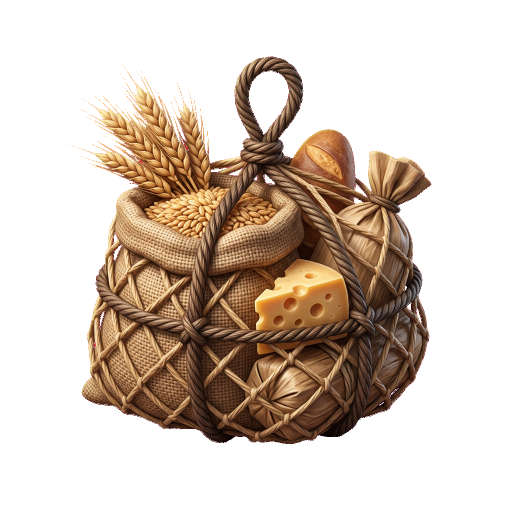
#> input picture assets/delivery/stone-starter-20261003/derivatives/v2/resource-food.png, 1024 x 1024 px (shown at 1/2 size)
$ python prepare_executor_delivery.py
#> lines starting #> are read from the running program, lines starting #| are printed output that depends on the picture
"""Versioned UI crops, Stone measurement and bound reviews. Does not edit the geometry contract or buy art."""
from __future__ import annotations

import hashlib
import json
import sys
from pathlib import Path

import numpy as np
from PIL import Image

sys.path.insert(0, str(Path(__file__).resolve().parent))
from recover_v3 import blit, contact_measure, place, placed_bounds

ROOT = Path(__file__).resolve().parents[1]
OUT = ROOT / 'qa/recovery-executor-20261003'
CROP = ROOT / 'assets/delivery/stone-starter-20261003/derivatives/v4-ui'


def sha256(path: Path) -> str:
    return hashlib.sha256(path.read_bytes()).hexdigest()


def crop_alpha(source: Path, dest: Path) -> dict:
    image = Image.open(source).convert('RGBA')
#> image is the input picture: PIL image 1024x1024 RGBA; mean R, G, B, A 208.2, 37.4, 180.1, 91.2
    pixels = np.array(image)
    ys, xs = np.where(pixels[:, :, 3] > 16)
    box = (int(xs.min()), int(ys.min()), int(xs.max()) + 1, int(ys.max()) + 1)
#> box = (138, 113, 863, 888)
    cropped = image.crop(box)
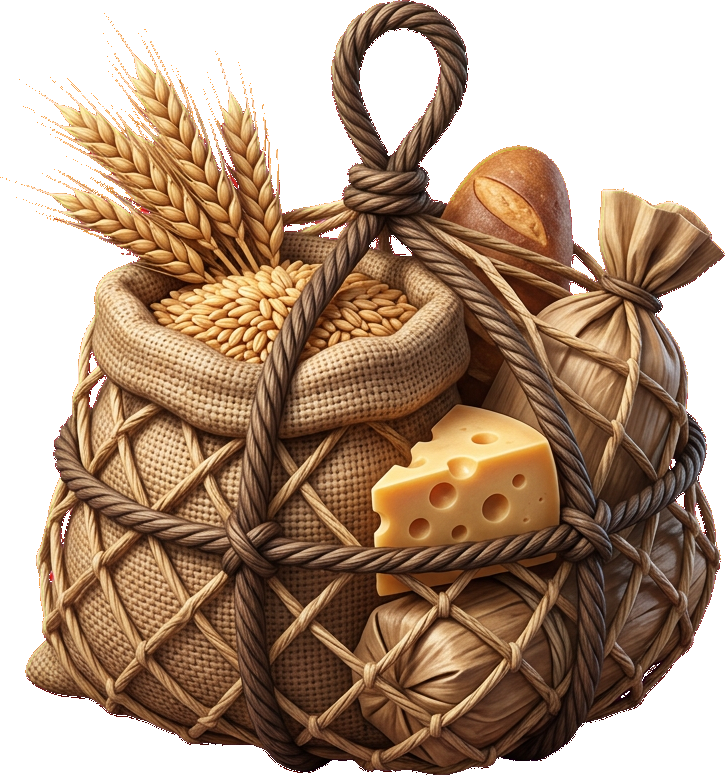
#> cropped: PIL image 725x775 RGBA; mean R, G, B, A 170.4, 66.8, 120.9, 170.3; transparent parts drawn white
    dest.parent.mkdir(parents=True, exist_ok=True)
    cropped.save(dest)
    return {'source': str(source.relative_to(ROOT)).replace('\\', '/'), 'sourceSHA256': sha256(source), 'file': str(dest.relative_to(ROOT)).replace('\\', '/'), 'sha256': sha256(dest), 'x': box[0], 'y': box[1], 'width': box[2] - box[0], 'height': box[3] - box[1]}


# [77 lines left out: functions measure_hall, write_placement_evidence, not called in this run]


def main():
    OUT.mkdir(parents=True, exist_ok=True)
    crops = {
        'resource-food': crop_alpha(ROOT / 'assets/delivery/stone-starter-20261003/derivatives/v2/resource-food.png', CROP / 'resource-food.png'),
        'resource-wood': crop_alpha(ROOT / 'assets/delivery/stone-starter-20261003/derivatives/v2/resource-wood.png', CROP / 'resource-wood.png'),
        'resource-stone': crop_alpha(ROOT / 'assets/delivery/stone-starter-20261003/derivatives/v2/resource-stone.png', CROP / 'resource-stone.png'),
        'resource-gold': crop_alpha(ROOT / 'assets/delivery/stone-starter-20261003/derivatives/v3/resource-gold.png', CROP / 'resource-gold.png'),
        'skill-offense': crop_alpha(ROOT / 'assets/delivery/stone-starter-20261003/derivatives/v2/skill-offense.png', CROP / 'skill-offense.png'),
    }
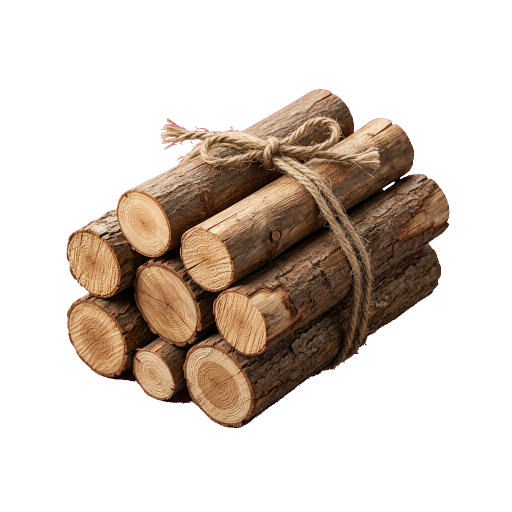
#> input picture assets/delivery/stone-starter-20261003/derivatives/v2/resource-wood.png, 1024 x 1024 px (shown at 1/2 size)
#> in crop_alpha, image is the input picture: PIL image 1024x1024 RGBA; mean R, G, B, A 163.1, 66, 87.9, 82.4
#> in crop_alpha (call 2), `box = (int(xs.min()), int(ys.min()), int(xs.max()) + 1, int(ys.max()) ..`: box = (132, 178, 899, 856)
#> in crop_alpha (call 2), `cropped = image.crop(box)`:
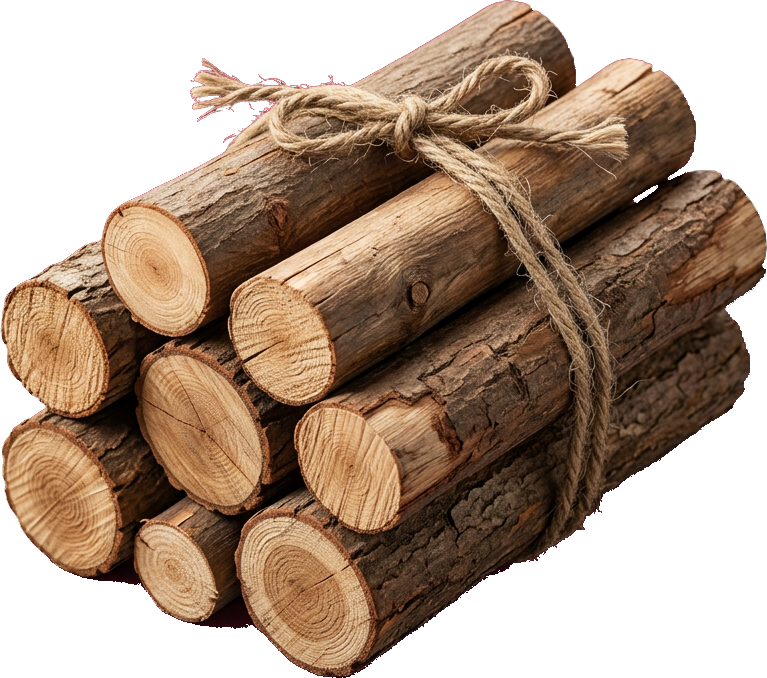
#> cropped: PIL image 767x678 RGBA; mean R, G, B, A 141.6, 79.6, 75.9, 166.2; transparent parts drawn white
    (OUT / 'ui-crops.json').write_text(json.dumps(crops, indent=2) + '\n', encoding='utf-8')
    selection_path = ROOT / 'src/data/reviewed-source-selection.json'
    selection = json.loads(selection_path.read_text(encoding='utf-8'))
    for key, crop in crops.items():
        selection['delivery'][key]['uiFile'] = crop['file']
        selection['delivery'][key]['uiSHA256'] = crop['sha256']
        selection['delivery'][key]['uiWidth'] = crop['width']
        selection['delivery'][key]['uiHeight'] = crop['height']
        selection['delivery'][key]['uiLongSide'] = 18 if key != 'skill-offense' else 36
    selection_path.write_text(json.dumps(selection, indent=2) + '\n', encoding='utf-8')
    policy = ROOT / 'docs/plan/ASSET-ACCEPTANCE-CLARIFICATION-2026-10-03.md'
    evidence = {
        'resource-gold': ROOT / 'qa/planner-verifier-v3-20261003/gold-comparison.png',
        'resource-food': ROOT / 'qa/full-asset-verifier-20261003/v2-icons-intended-pixels.png',
        'resource-wood': ROOT / 'qa/full-asset-verifier-20261003/v2-icons-intended-pixels.png',
        'resource-stone': ROOT / 'qa/full-asset-verifier-20261003/v2-icons-intended-pixels.png',
        'skill-offense': ROOT / 'qa/full-asset-verifier-20261003/v2-icons-intended-pixels.png',
    }
    uses = {'resource-food': ('resource-symbol', [18]), 'resource-wood': ('resource-symbol', [18]), 'resource-stone': ('resource-symbol', [18]), 'resource-gold': ('resource-detail', [18, 36]), 'skill-offense': ('skill-emblem', [36, 64])}
    reviews = []
    for key, crop in crops.items():
        record = selection['delivery'][key]
        use, sizes = uses[key]
        reviews.append({
            'batch': record['batch'], 'id': key, 'sourceSHA256': record['sourceSHA256'], 'derivativeSHA256': record['sha256'],
            'artworkReadyForUse': {
                'status': 'PASS', 'use': use, 'sizes': sizes, 'policyRevision': sha256(policy), 'derivativeSHA256': record['sha256'],
                'evidence': [{'file': str(evidence[key].relative_to(ROOT)).replace('\\', '/'), 'sha256': sha256(evidence[key])}],
            },
        })
    (OUT / 'bound-reviews.json').write_text(json.dumps({'policy': str(policy.relative_to(ROOT)).replace('\\', '/'), 'policySHA256': sha256(policy), 'assets': reviews}, indent=2) + '\n', encoding='utf-8')
    hall = measure_hall()
    evidence = write_placement_evidence(hall)
    proposal = {
        'status': 'PROPOSAL_NOT_ACCEPTED',
        'activeContractEdited': False,
        'hall': hall,
        'placementEvidence': evidence,
        'finding': 'The footprint scale that matches the 555px non-thatch contact band puts the highest opaque roof pixel near source y=-185. The 768px frame cannot hold that vertical envelope. The active camera, contract and Hall matrix stay unchanged.',
        'counterfactual': 'qa/planner-verifier-v3-20261003/framing-counterfactual.png is diagnostic. A common +193px shift is not an accepted framing.',
        'coordinatedChangeNotApplied': 'A later accepted change would extend the shared source upward, or replace the terrain layer, and keep one camera, 18 sites, one Hall and 17 empty plots. Shrinking or warping the Hall is not the proposal.',
        'terrainRoles': [
            {'role': 'static', 'subject': 'age-correct outskirts and lower raft', 'action': 'retain', 'confidence': 'medium'},
            {'role': 'guide', 'subject': 'painted plot marks inside legal sites', 'action': 'separate from terrain before acceptance', 'confidence': 'high'},
            {'role': 'route', 'subject': 'roads, crossings and bridge approaches', 'action': 'keep the registered legal network', 'confidence': 'high'},
            {'role': 'mutable', 'subject': 'Hall and the 17 empty day-one plots', 'action': 'one Hall, walls level 0, no baked workers', 'confidence': 'high'},
        ],
    }
    (OUT / 'stone-framing-proposal.json').write_text(json.dumps(proposal, indent=2) + '\n', encoding='utf-8')
    gaps = json.loads((ROOT / 'qa/recovery-v3-20261003/identity-gaps.json').read_text(encoding='utf-8'))
    for gap in gaps:
        if gap['id'] == 'tower-iron-splash':
            gap['requiredIdentity'] = 'Onager'
            gap['note'] = 'The frozen Iron splash name is Onager. A cannon-like source is not that identity. No repurchase is authorized here.'
        else:
            gap['note'] = 'Useful only as crew or costume reference. The roster name is not renamed and the identity is not delivered.'
    matrix = {'uiCrops': crops, 'hall': hall, 'identityGaps': gaps, 'rigStatus': 'Stick poses are not textured articulated rigs. Mount, vehicle and hidden-part reconstruction is unsupported for the six heavy identities.', 'workerSheet': 'A worker pair plus transport is three subjects. A blank fourth guide position is not missing content.'}
    (OUT / 'delivery-matrix.json').write_text(json.dumps(matrix, indent=2) + '\n', encoding='utf-8')
    print(json.dumps({'crops': {key: [value['width'], value['height'], value['sha256']] for key, value in crops.items()}, 'roofSourceY': hall['roofSourceYAtFootprintScale'], 'footprintScale': hall['footprintScale'], 'outside': hall['opaquePixelsOutsideFrameAtFootprintScale']}))


if __name__ == '__main__':
#> (the run stopped early here; a loop or call above may not have finished)
